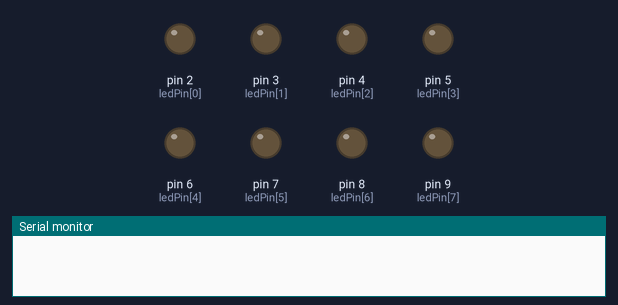
A sketch run on a simulated Arduino Uno, built with avr-gcc and run on an emulated ATmega328P. Parts: output pins drawn as LEDs (lit = HIGH), the last lines printed to the serial monitor.

Above: at 0.07 s.
At 2.92 s:
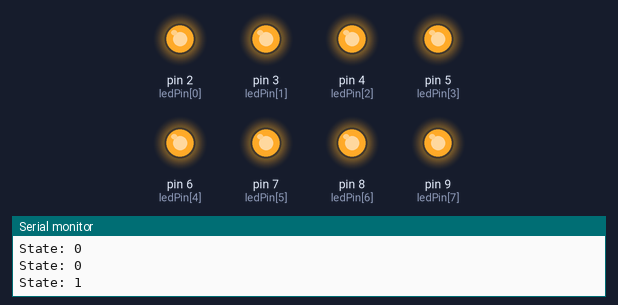
Timing chart, 0 to 3.2 s (numbered marks = the images above):
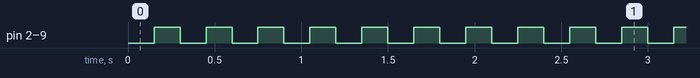

Measured:
- by itself, pin 2 (ledPin[0]), pin 3 (ledPin[1]), pin 4 (ledPin[2]), pin 5 (ledPin[3]), pin 6 (ledPin[4]), pin 7 (ledPin[5]), pin 8 (ledPin[6]), pin 9 (ledPin[7]): alternates HIGH for 0.15 s and LOW for 0.15 s

The sketch:

Timer_BlinkLed.ino
```cpp
/*
* File: Timer_BlinkLed.c
* Author: Linh Pham
* Date: 05/04/2023
* Description: Sử dụng ngắt Timer để BlinkLed
*/
#include <TimerOne.h>

byte ledPin[] = {2, 3, 4, 5, 6, 7, 8, 9};// Mảng các chân sử dụng
byte sizeLedPin;
int stateLed = LOW;

/*
* Function: setup
* Description: Hàm chỉ chạy 1 lần duy nhất khi Arduino hoạt động
* Input:
*   void
* Output:
*   return: None
*/
void setup(void)
{
  Timer1.initialize(150000); //Khởi động ngắt, thời gian đặt cho nó là 150000us=0.15s.
  Timer1.attachInterrupt(blinkLED); //Khi xảy ra ngắt chương trình sẽ gọi hàm blinkLED().
  Serial.begin(9600);
  sizeLedPin = sizeof(ledPin);
  for (int i = 0; i < sizeLedPin; i++) {
    pinMode(ledPin[i], OUTPUT);
    digitalWrite(ledPin[i], stateLed);
  }
}

/*
* Function: blinkLED
* Description: Hàm nhấp nháy Led khi ngắt Timer xảy ra
* Input:
*   void
* Output:
*   return: None
*/
void blinkLED(void)
{
  stateLed = !stateLed;
  for (int j = 0; j < sizeLedPin; j++) {
    digitalWrite(ledPin[j], stateLed);
  }
  delay(50);
}

/*
* Function: loop
* Description: Hàm nhấp nháy Led khi ngắt Timer xảy ra
* Input:
*   void
* Output:
*   return: None
*/
void loop(void)
{
  delay(100);
  Serial.println("State: " + String(stateLed));
}
```
